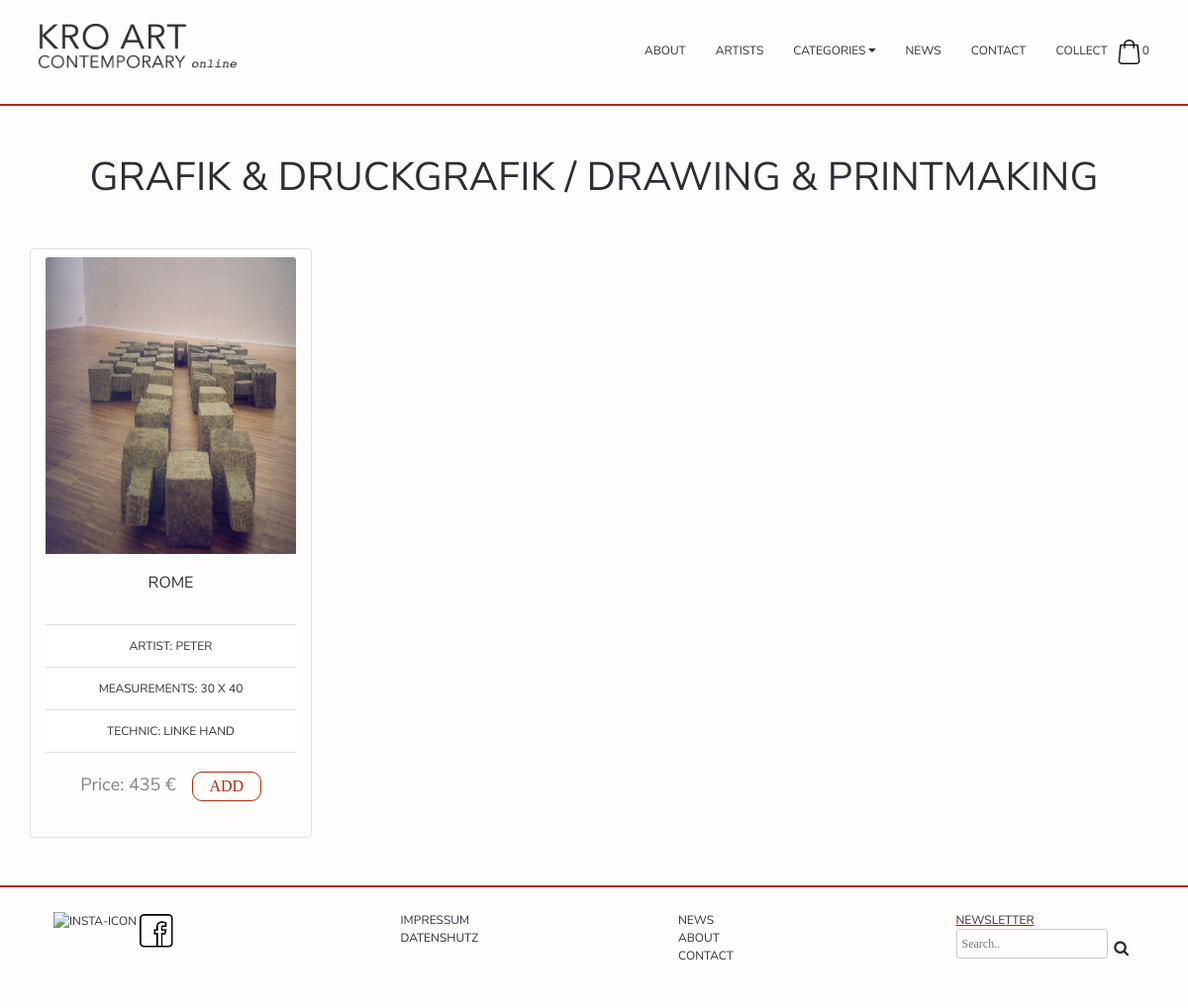
Page /Website/art_category_info/art_info.php?id=3 on the earlier database version.
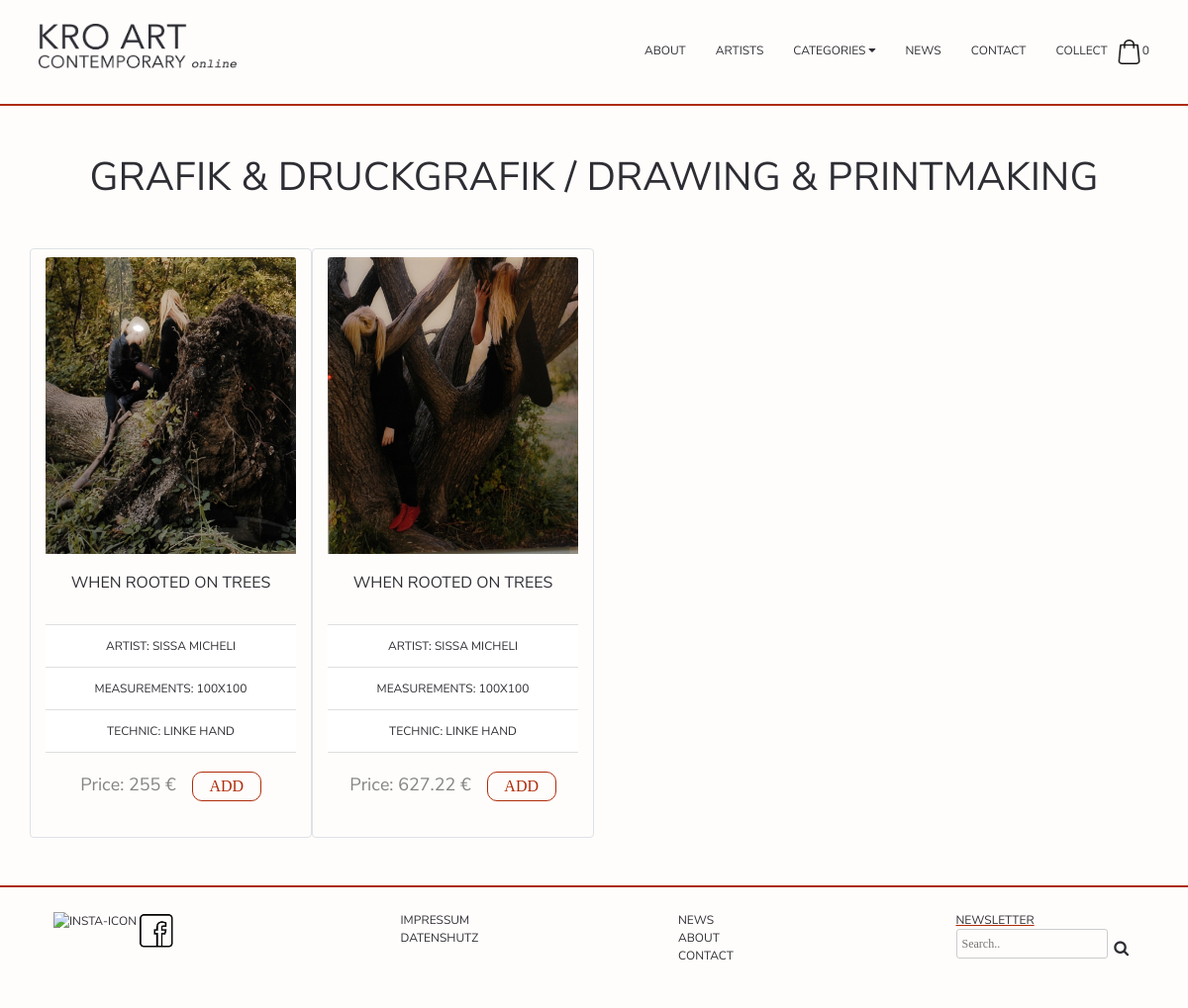
Same page on the later database version.
### tables this page shows
CREATE TABLE `category` (
  `category_id` int(11) NOT NULL,
  `category` varchar(255) NOT NULL,
  `img_categorie` varchar(100) NOT NULL
);

CREATE TABLE `artwork` (
  `artwork_id` int(11) NOT NULL,
  `name_pic` varchar(255) NOT NULL,
  `picture` varchar(255) NOT NULL,
  `price` double NOT NULL,
  `measurement` varchar(20) NOT NULL,
  `fk_category` int(11) NOT NULL,
  `fk_technic` int(11) NOT NULL,
  `fk_artist_id` int(11) NOT NULL
);

CREATE TABLE `artist` (
  `artist_id` int(11) NOT NULL,
  `name` varchar(255) NOT NULL,
  `lastname` varchar(255) NOT NULL,
  `exh` text NOT NULL,
  `ssa` text NOT NULL,
  `bio` text NOT NULL,
  `pdf` varchar(255) NOT NULL
);

CREATE TABLE `technic` (
  `technic_id` int(11) NOT NULL,
  `technic` varchar(255) NOT NULL
);

### Website/art_category_info/art_info.php (the view, shortened to what this page needs)
<?php  include_once('../includes/navbar.php');
$id= $_GET['id'];
$sql_pic = "SELECT * FROM (((category INNER JOIN artwork ON artwork.fk_category = category.category_id) INNER JOIN artist ON artist.artist_id = artwork.fk_artist_id) INNER JOIN technic ON fk_technic = technic_id) where category_id='$id' ORDER BY lastname";
$sql_category = "SELECT * FROM category where category_id='$id'";
$result_pic = $conn->query($sql_pic);
$result_category = $conn->query($sql_category);
?>
<main>
<div class="container text-center pt-5 pb-5">
<?php
while($row = mysqli_fetch_assoc($result_category)){
echo '<h1 class="text-center">'. $row["category"].'</h1>';
}
?>
<div class="row d-flex mt-5">
<?php
if(mysqli_num_rows($result_pic) > 0)
{
    while($row = mysqli_fetch_array($result_pic))
    {
echo '<div class="card border col-lg-3 col-md-4 col-sm-6">';
echo '<form method="post" action="../collect/collect.php?action=add&id=' . $row["artwork_id"] . '">';
echo '<a href="../product_info/product_info.php?id=' . $row['artwork_id'] . '">';
echo '<img class="card-img-top mt-2" src="../img/'. $row["picture"] .'" alt="">';
echo '<div class="card-body">';
echo '<h5 class="card-title">'. $row["name_pic"] .'</h5>';
echo '</div>';
echo '<ul class="list-group list-group-flush">';
echo '<li class="list-group-item">Artist:<a href="../artist_Info/artist_info.php?id=' . $row['artist_id'] . '"> '. $row["name"] .' ' . $row["lastname"] . '</a></li>';
echo '<li class="list-group-item">Measurements: '. $row["measurement"] .'</li>';
echo '<li class="list-group-item">Technic: '. $row["technic"] .'</li>';
echo '</ul>';
echo '</a>';
echo '<div class="card-body d-flex justify-content-center">';
echo '<p class="preis  mr-3">Price: '. $row["price"] .' €</p>';
echo '<p><button type="submit" name="add_to_cart" class="buttonADD" onclick="add()" value="Add to Cart">ADD</button></p>';
echo '</div>';
echo '</div>';
    }
}
?>
</div>
</div>
</main>
<?php include_once('../includes/footer.php') ?>

### Website/includes/navbar.php (shortened to what this page needs)
<?php
function my_shopping_cart_total_product_count() {
    $product_count = 0;
    return $product_count;
    var_dump($product_count);
}
?>
<!DOCTYPE html>
<html lang="en">
<head>
    <link rel="stylesheet" href="https://stackpath.bootstrapcdn.com/bootstrap/4.3.1/css/bootstrap.min.css">
    <link rel="stylesheet" href="https://cdnjs.cloudflare.com/ajax/libs/font-awesome/4.7.0/css/font-awesome.min.css">
    <link rel="stylesheet" href="../Style/style.css">
</head>
<body>
<header>
    <nav>
        <div class="container d-flex justify-content-between p-4">
            <div class="row ">
                <a href="../Home/index.php "><img class="logo" src="../img/logo_01.png" alt="logo"></a>
            </div>
            <div class="row d-lg-flex d-md-flex d-none pt-3">
                <ul class="d-flex pl-0 ml-0">
                    <li><a href="../About/about.php"> about</a></li>
                    <li><a href="../artists/artists.php"> artists</a></li>
                    <li>
                        <div class="dropdown">
                            <a href="../ArtCategories/art_categories.php"> <span class="dropbtn">categories <i class="fa fa-caret-down d-none d-lg-inline"></i>
                        </span></a>
                    </li>
                    <li><a href="../News/news.php"> news</a></li>
                    <li><a href="../Contact/contact.php"> contact</a></li>
                    <li> <a href="../collect/collect.php" class="bagImg">collect<img src="../img/shopping-bag.png" class="pl-2" alt="bag" width="35px" height="25px"><span><?php echo my_shopping_cart_total_product_count(); ?></span></a></li>
                </ul>
            </div>
        </div>
    </nav>
</header>

### Website/includes/footer.php (shortened to what this page needs)
<footer>
<div class="container p-4">
    <div class="row d-block d-xl-flex d-lg-flex d-md-flex   justify-content-center rowFooter">
      <div class="col-lg-3 d-none d-lg-flex d-md-flex  iconFooter">
        <a href="https://www.instagram.com/artwork_vienna/"><img src="../img/insta-icon.png" alt="insta-icon"></a>
        <a href="https://www.facebook.com/ArtworkCoworking/"><img src="../img/fb-icon.png" alt="fb-icon"></a>
      </div>
      <div class="col-lg-3 col-md-3 col-sm-12 ">
        <ul>
          <li><a href="">Impressum</a></li>
          <li><a href="">Datenshutz</a></li>
        </ul>
      </div>
      <div class="col-lg-3 ">
        <ul class="d-none d-lg-block d-md-block ">
          <li><a href="../News/news.php"> news</a></li>
          <li><a href="../About/about.php"> about</a></li>
          <li><a href="../Contact/contact.php">Contact</a></li>
        </ul>
      </div>
      <div class="col-lg-3 col-md-3 col-sm-12">
        <ul class="d-block">
          <li><a href="" class="newsletter mb-3">Newsletter</a></li>
          <li><form action="/action_page.php" class="d-flex searchFooter">
            <input type="text" placeholder="Search.." name="search">
            <button type="submit"><i class="fa fa-search"></i></button>
          </form></li>
        </ul>
      </div>
    </div>
  </div>
</footer>
</body>
</html>

### Website/Style/style.css (style rules this page uses)
body { background-color: #fffdfb; }
h1 { font-family: "nunito"; color: #2d2d34; }
h5 { font-family: "nunito"; font-size: 16px; color: #2d2d34; text-transform: uppercase; }
p { font-family:"monserrat"; font-size: 18px; color: #2d2d34; }
a { text-transform: uppercase; font-size: 12px; color: #2d2d34; font-family: "nunito"; }
body, html { margin:0; padding:0; }
header { border-bottom: 2px solid #ae2b0a; position: sticky; bottom: 0; top: 0; width: 100%; z-index: 88; background-color: #fffdfb; }
nav { font-size: 16px; font-family: "nunito"; color: #2d2d34; }
li { text-transform: uppercase ; list-style: none; padding-left:30px; font-family: "nunito"; color: #2d2d34; font-size: 12px; }
nav li { font-size: 14px; }
.dropdown .dropbtn { color: black; margin: 0; }
.logo { width: 100%; max-width: 200px; }
.dropbtn { color: #2d2d34 !important; }
button { background-color: transparent; color: #2d2d34; border: 0px solid transparent; font-family:"monserrat"; font-size: 16px !important; text-transform: uppercase; }
footer { border-top: 2px solid #ae2b0a; }
.iconFooter img { max-width: 100%; width: 40px; height: 40px; }
.rowFooter { flex-wrap: nowrap; }
.newsletter { text-decoration: underline solid #ae2b0a; }
.preis { color: #838583; }
.buttonADD { color: #ae2b0a !important ; border: 1px solid #ae2b0a !important; border-radius: 10px !important; max-width: 100% !important; width: 70px !important; height: 30px !important; }
.card { background-color: transparent; }
.card img { height: 300px; }
input, textarea, select { margin-bottom: 10px; border: 1px solid #ccc; border-radius: 3px; }
input { width: calc(100% - 10px); padding: 5px; background: transparent; color: #2d2d34; font-family: "monserrat"; }
form p { font-family:"nunito" !important; color: #2d2d34; }

Differences in the rows shown:
removed artwork: picture (picture), name_pic "ROME", fk_artist.name "PETER", measurement "30 X 40", fk_technic.technic "LINKE HAND", price "435"
added artwork: picture (picture), name_pic "WHEN ROOTED ON TREES", fk_artist.name "SISSA", fk_artist.lastname "MICHELI", measurement "100X100", fk_technic.technic "LINKE HAND", price "255"
added artwork: picture (picture), name_pic "WHEN ROOTED ON TREES", fk_artist.name "SISSA", fk_artist.lastname "MICHELI", measurement "100X100", fk_technic.technic "LINKE HAND", price "627.22"
